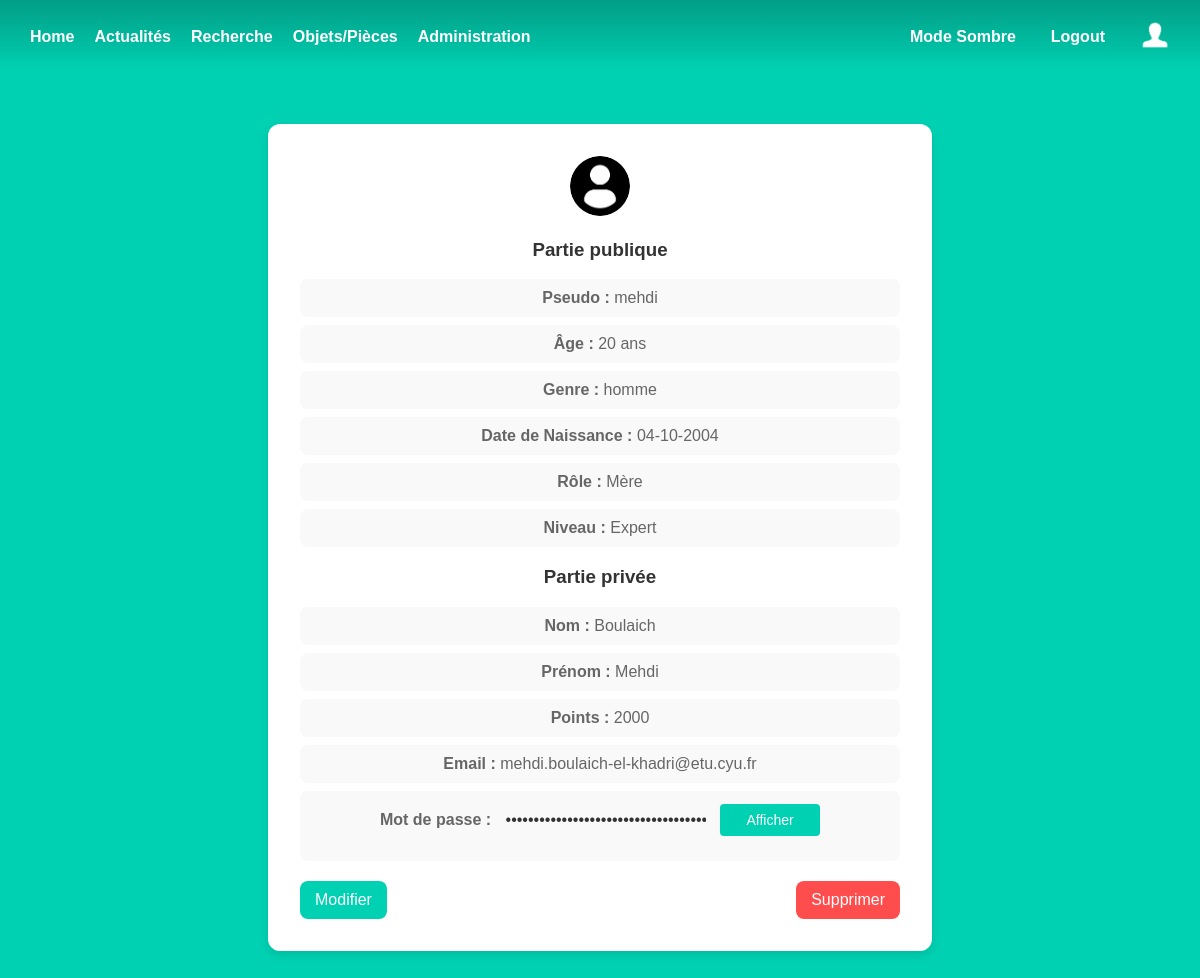
The page /profile (signed in) on the database as committed earlier.
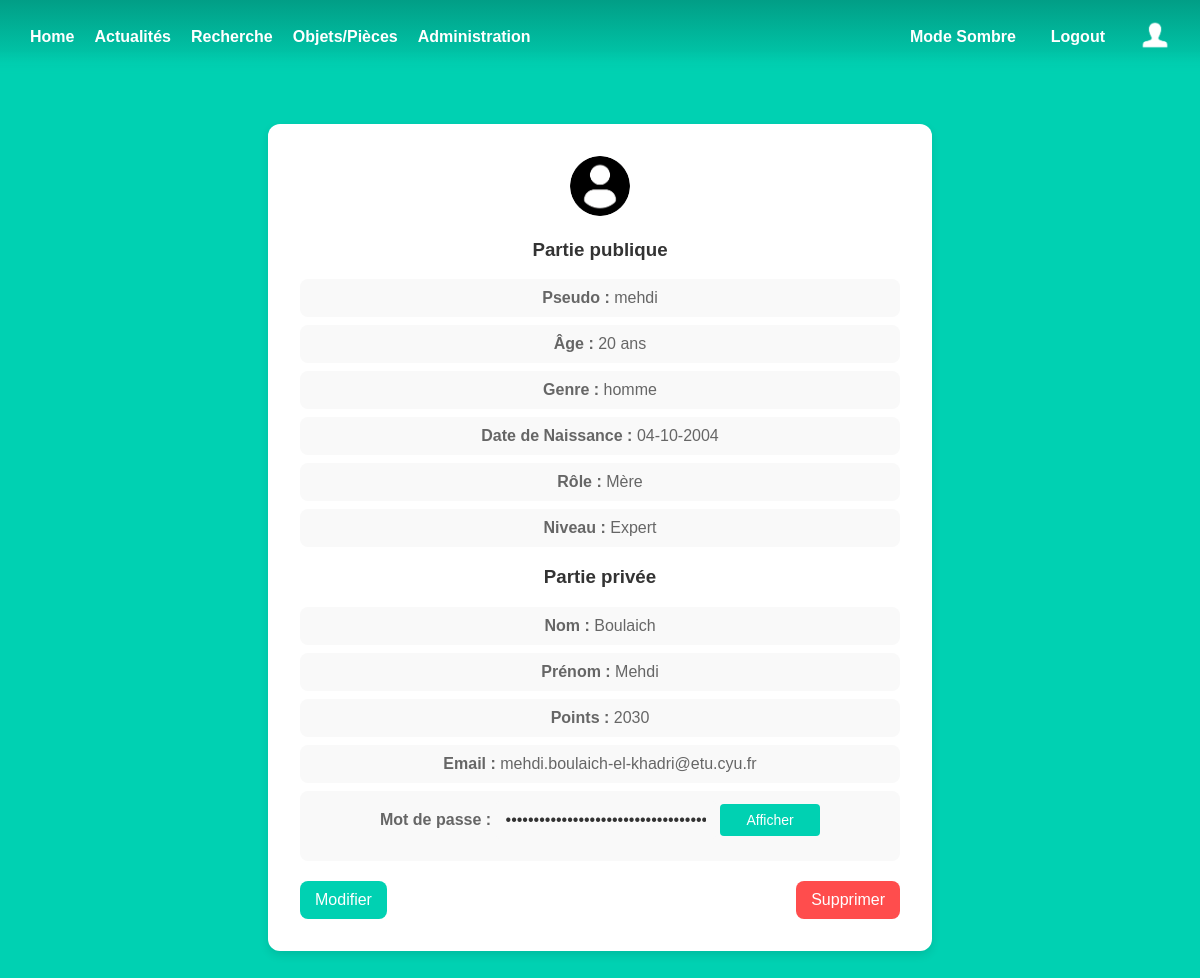
The same page on the database as committed later.
### models.py (models this page shows)
class User(UserMixin, db.Model):
    id = db.Column(db.Integer, primary_key=True)
    email = db.Column(db.String(100), unique=True, index=True)
    pseudo = db.Column(db.String(100), unique=True, index=True)
    password = db.Column(db.String(100))
    lastname = db.Column(db.String(1000))
    firstname = db.Column(db.String(100))
    level = db.Column(db.String, default="Debutant")
    role = db.Column(db.String)
    age = db.Column(db.Integer)
    gender = db.Column(db.String(100))
    point = db.Column(db.Integer, default=0)
    birthdate = db.Column(db.Date)
    image = db.Column(db.LargeBinary)
    confirmed = db.Column(db.Boolean, default=False)

### main.py (the view)
@main.route('/profile')
@login_required
def profile():
    return render_template('profile.html')

### templates/profile.html (shortened to what this page needs)
{% extends "base.html" %}
{% block content %}
    <div class="user-container">
        {% if current_user.image %}
            <imgwidth="60" height="60">
        {% else %}
            <img src="{{ url_for('static', filename='utilisateur-de-profil-sans-fond.png') }}"  width="60" height="60">
        {% endif %}
        <div class="user-info">
            <h3>Partie publique</h3>
                <p><strong>Pseudo :</strong> {{ current_user.pseudo }}</p>
                <p><strong>Âge :</strong> {{ current_user.age }} ans</p>
                <p><strong>Genre :</strong> {{ current_user.gender }}</p>
                <p><strong>Date de Naissance :</strong> {{ current_user.birthdate.strftime('%d-%m-%Y')}}</p>
                <p><strong>Rôle :</strong> {{ current_user.role }}</p>
                <p><strong>Niveau :</strong> {{ current_user.level }}</p>
            <h3>Partie privée</h3>
                <p><strong>Nom :</strong> {{ current_user.lastname }}</p>
                <p><strong>Prénom :</strong> {{ current_user.firstname }}</p>
                <p><strong>Points :</strong> {{ current_user.point }}</p>
                <p><strong>Email :</strong> {{ current_user.email }}</p>
                <p><strong>Mot de passe :</strong>
                    <input type="password" id="password-field" value="{{ current_user.password }}" readonly>
                    <button type="button" id="toggle-password" onclick="togglePassword()">Afficher</button>
                </p>
        </div>
        <div class="user-actions">
            <a href="{{ url_for('main.edit_user1') }}">
                <button class="edit-btn">Modifier</button>
            </a>
            <form method="POST" action="{{ url_for('main.delete_profile') }}" onsubmit="return confirm('Êtes-vous sûr de vouloir supprimer votre compte ? Cette action est irréversible.')">
                <button class="delete-btn" type="submit">
                    Supprimer
                </button>
            </form>
        </div>
    </div>
{% endblock %}

Rows that differ between the two databases and show on the page:
changed User "mehdi": point "2000" → "2030"
